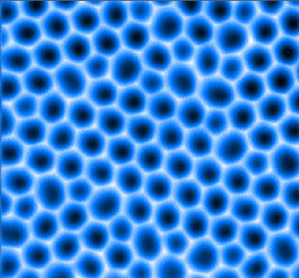
#> input picture data/raw.png, 299 x 278 px
$ python -i ContourDetecter.py   (imports and definitions only)
#> lines starting #> are read from the running program, lines starting #| are printed output that depends on the picture; after the words box and inside, x2 and y2 are one past the last pixel; in counts of white or black regions, pixels touching at a corner belong together
# ContourDetecter.py by CoccaGuo at 2021/09/27 12:12
import cv2
import numpy as np


def binarize(image: np.uint8):
    _, _, selected = cv2.split(image)
    contours3, _ = cv2.findContours(
        image=selected, mode=cv2.RETR_TREE, method=cv2.CHAIN_APPROX_NONE)
    empty_back = np.zeros(image.shape)
    cv2.drawContours(image=empty_back, contours=contours3, contourIdx=-1,
                     color=(255, 255, 255), thickness=-1, lineType=cv2.LINE_AA)
    empty_back = empty_back.astype(np.uint8)
    empty_back = cv2.cvtColor(empty_back, cv2.COLOR_RGB2GRAY)
    empty_back = cv2.bitwise_not(empty_back.copy())
    return empty_back


def contour_detect(binarized: np.uint8):
    binarized = cv2.GaussianBlur(binarized, (5, 5), 0)
    ret, thresh = cv2.threshold(binarized, 150, 255, cv2.THRESH_BINARY)
    contours, _ = cv2.findContours(
        image=thresh, mode=cv2.RETR_TREE, method=cv2.CHAIN_APPROX_NONE)
    return contours


def calc_center(contour_item):
    x = y = 0
    for i in contour_item:
        x += i[0][0]
        y += i[0][1]
    x_c = int(x/len(contour_item))
    y_c = int(y/len(contour_item))
    return (x_c, y_c)


def contour_iterator(contour):
    _list = []
    for item in contour:
        point = calc_center(item)
        _list.append(point)
    return _list

>>> import cv2
>>> picture = cv2.cvtColor(cv2.imread('data/raw.png'), cv2.COLOR_BGR2RGB)
>>> result = binarize(picture)
#> in binarize, `_, _, selected = cv2.split(image)`:
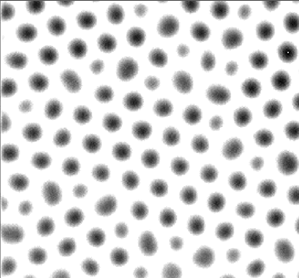
#> selected: shape (278, 299); min 0, max 255, mean 214.6
#> in binarize, `contours3, _ = cv2.findContours( image=selected, mode=cv2.RETR_TREE, m..`: contours3 = 3 contours, 2 with area under 20; largest, box (x1, y1, x2, y2) and area: (0, 0, 299, 278) 82546
#> (the run stopped early here; a loop or call above may not have finished)
